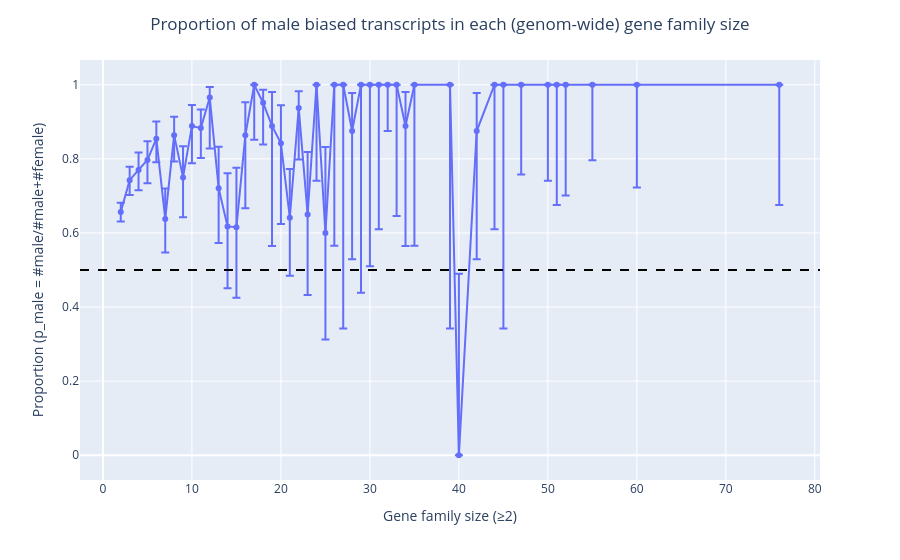

The code cell stored with this chart in its notebook:
### Markdown cell above
Plot

### Code cell
'''
SWITCH BACK TO hog_size_expressed to get the old plot back!
'''

fig1 = px.line(
    hog_counts,
    x="hog_size_genome",
    y="p_male",
    markers=True,
    hover_data={
        "male": True,
        "female": True,
        "total_biased": True,
        "p_male": ":.3f"
    }
)

fig1.update_traces(
    error_y=dict(
        type="data",
        symmetric=False,
        array=hog_counts["ci_upper"] - hog_counts["p_male"],
        arrayminus=hog_counts["p_male"] - hog_counts["ci_lower"]
    )
)

fig1.add_hline(
    y=0.5,
    line_dash="dash",
    line_color="black"
)

fig1.update_layout(
    title=dict(text="Proportion of male biased transcripts in each (genom-wide) gene family size", x=0.5, xanchor="center"),
    xaxis_title="Gene family size (≥2)",
    yaxis_title="Proportion (p_male = #male/#male+#female)",
)

fig1.show()

### Figure 1 — Plotly figure (JSON) as saved in the notebook; plotly's stock layout.template omitted (floating-point values rounded to 4 significant figures; data arrays with more than 128 entries replaced by an {"elided": "..."} marker saying what was removed)
{"data": [{"customdata": {"elided": "46x3 int values"}, "error_y": {"array": [0.02491, 0.03648, 0.04691, 0.05082, 0.04657, 0.08174, 0.04932, 0.08371, 0.05624, 0.05041, 0.02837, 0.1116, 0.1434, 0.1603, 0.08887, 0.0, 0.0353, 0.09122, 0.1027, 0.1316, 0.04519, 0.1688, 0.0, 0.2318, 0.0, 0.0, 0.1026, 0.0, 0.0, -1.11e-16, 0.0, 0.0, 0.09122, 0.0, 0.0, 0.4899, 0.1026, -1.11e-16, 0.0, 0.0, 0.0, 0.0, 0.0, 0.0, 0.0, 0.0], "arrayminus": [0.02581, 0.0402, 0.05474, 0.06247, 0.0634, 0.09058, 0.07103, 0.1078, 0.1009, 0.08048, 0.1373, 0.1478, 0.1672, 0.19, 0.197, 0.1487, 0.1126, 0.3239, 0.2178, 0.1568, 0.139, 0.2171, 0.2588, 0.2873, 0.4345, 0.6576, 0.3459, 0.5615, 0.4899, 0.3903, 0.1246, 0.3543, 0.3239, 0.4345, 0.6576, 0.0, 0.3459, 0.3903, 0.6576, 0.2425, 0.2588, 0.3244, 0.2992, 0.2039, 0.2775, 0.3244], "symmetric": false, "type": "data"}, "hovertemplate": "hog_size_genome=%{x}<br>p_male=%{y:.3f}<br>male=%{customdata[0]}<br>female=%{customdata[1]}<br>total_biased=%{customdata[2]}<extra></extra>", "legendgroup": "", "line": {"color": "#636efa", "dash": "solid"}, "marker": {"symbol": "circle"}, "mode": "lines+markers", "name": "", "orientation": "v", "showlegend": false, "type": "scatter", "x": [2, 3, 4, 5, 6, 7, 8, 9, 10, 11, 12, 13, 14, 15, 16, 17, 18, 19, 20, 21, 22, 23, 24, 25, 26, 27, 28, 29, 30, 31, 32, 33, 34, 35, 39, 40, 42, 44, 45, 47, 50, 51, 52, 55, 60, 76], "xaxis": "x", "y": [0.6567, 0.7425, 0.7701, 0.7969, 0.8544, 0.6379, 0.864, 0.75, 0.8889, 0.883, 0.9655, 0.7209, 0.6176, 0.6154, 0.8636, 1.0, 0.9512, 0.8889, 0.8421, 0.641, 0.9375, 0.65, 1.0, 0.6, 1.0, 1.0, 0.875, 1.0, 1.0, 1.0, 1.0, 1.0, 0.8889, 1.0, 1.0, 0.0, 0.875, 1.0, 1.0, 1.0, 1.0, 1.0, 1.0, 1.0, 1.0, 1.0], "yaxis": "y"}], "layout": {"legend": {"tracegroupgap": 0}, "margin": {"t": 60}, "shapes": [{"line": {"color": "black", "dash": "dash"}, "type": "line", "x0": 0, "x1": 1, "xref": "x domain", "y0": 0.5, "y1": 0.5, "yref": "y"}], "title": {"text": "Proportion of male biased transcripts in each (genom-wide) gene family size", "x": 0.5, "xanchor": "center"}, "xaxis": {"anchor": "y", "domain": [0, 1], "title": {"text": "Gene family size (≥2)"}}, "yaxis": {"anchor": "x", "domain": [0, 1], "title": {"text": "Proportion (p_male = #male/#male+#female)"}}}}
